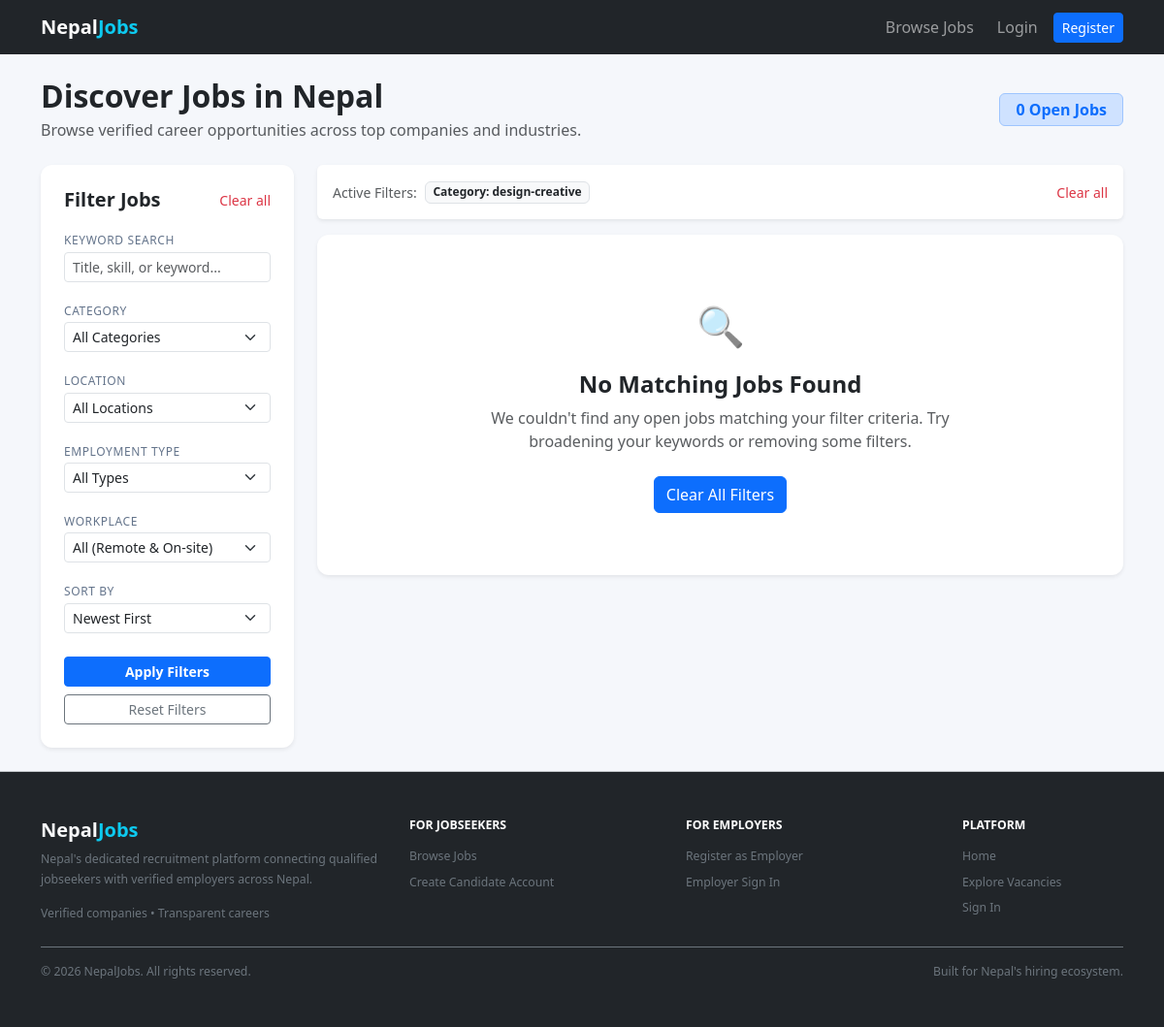
/jobs/?category=design-creative, run on an earlier commit of the app's database.
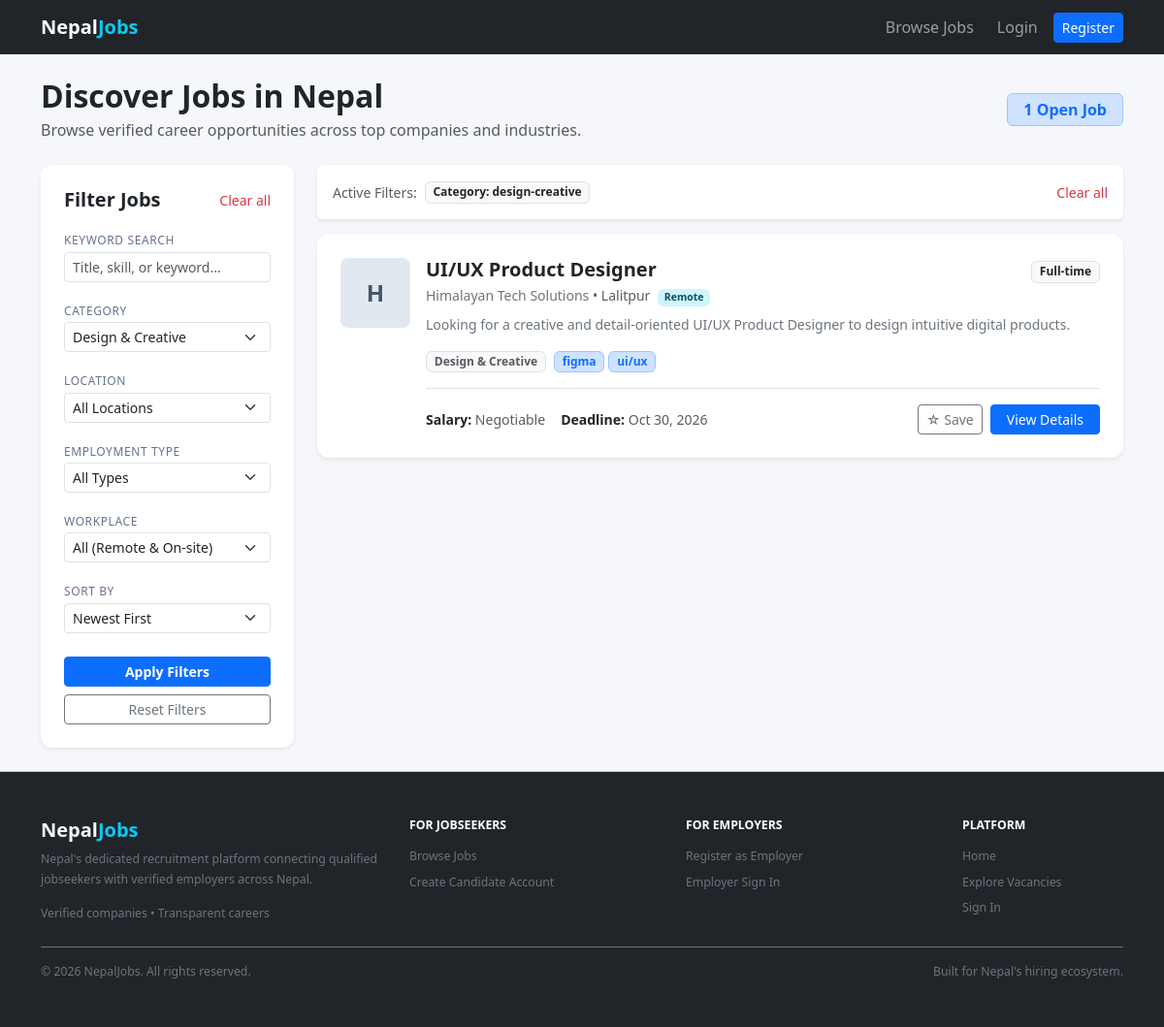
And on a later commit of the database.
### jobs/models.py (models this page shows, shortened)
class Category(models.Model):
    name = models.CharField(max_length=100, unique=True)
    slug = models.SlugField(max_length=120, unique=True)
    description = models.TextField(blank=True)
    is_active = models.BooleanField(default=True)
    class Meta:
        ordering = ["name"]
        verbose_name_plural = "Categories"

class Job(models.Model):
    class EmploymentType(models.TextChoices):
        FULL_TIME = "full_time", "Full-time"
        PART_TIME = "part_time", "Part-time"
        CONTRACT = "contract", "Contract"
        INTERNSHIP = "internship", "Internship"
        FREELANCE = "freelance", "Freelance"
    class Status(models.TextChoices):
        DRAFT = "draft", "Draft"
        PUBLISHED = "published", "Published"
        CLOSED = "closed", "Closed"
    employer = models.ForeignKey(
        "accounts.EmployerProfile",
        on_delete=models.CASCADE,
        related_name="jobs",
    )
    title = models.CharField(max_length=200)
    description = models.TextField()
    responsibilities = models.TextField(blank=True)
    category = models.ForeignKey(
        "jobs.Category",
        on_delete=models.PROTECT,
        related_name="jobs",
    )
    location = models.ForeignKey(
        "jobs.Location",
        on_delete=models.PROTECT,
        related_name="jobs",
    )
    is_remote = models.BooleanField(
        default=False,
        help_text="Check if remote work is permitted for this position.",
    )
    employment_type = models.CharField(
        max_length=20,
        choices=EmploymentType.choices,
        default=EmploymentType.FULL_TIME,
    )
    salary_min = models.PositiveIntegerField(null=True, blank=True)
    salary_max = models.PositiveIntegerField(null=True, blank=True)
    is_salary_negotiable = models.BooleanField(default=False)
    experience_years_min = models.PositiveIntegerField(default=0)
    education_level = models.CharField(
        max_length=20,
        choices=Education.Level.choices,
        blank=True,
    )
    required_skills = models.ManyToManyField(
        "accounts.Skill",
        blank=True,
        related_name="jobs",
    )
    vacancies = models.PositiveIntegerField(
        default=1,
        validators=[MinValueValidator(1)],
    )
    application_deadline = models.DateField()
    status = models.CharField(
        max_length=20,
        choices=Status.choices,
        default=Status.DRAFT,
    )
    created_at = models.DateTimeField(auto_now_add=True)
    updated_at = models.DateTimeField(auto_now=True)
    published_at = models.DateTimeField(null=True, blank=True)
    objects = JobQuerySet.as_manager()
    class Meta:
        ordering = ["-created_at"]
        indexes = [
            models.Index(fields=["status", "application_deadline"]),
            models.Index(fields=["-created_at"]),
            models.Index(fields=["employment_type"]),
        ]
    @property
    def salary_display(self):
        if self.salary_min and self.salary_max:
            val = f"Rs. {self.salary_min:,} – Rs. {self.salary_max:,}"
        elif self.salary_min:
            val = f"Rs. {self.salary_min:,}+"
        elif self.salary_max:
            val = f"Up to Rs. {self.salary_max:,}"
        elif self.is_salary_negotiable:
            return "Negotiable"
        else:
            return "Not specified"
        if self.is_salary_negotiable:
            val += " (Negotiable)"
        return val

class Location(models.Model):
    name = models.CharField(max_length=100, unique=True)
    slug = models.SlugField(max_length=120, unique=True)
    is_remote = models.BooleanField(
        default=False,
        help_text="Designates whether this location itself represents remote work.",
    )
    class Meta:
        ordering = ["name"]

### accounts/models.py (models this page shows, shortened)
class EmployerProfile(models.Model):
    class VerificationStatus(models.TextChoices):
        PENDING = "pending", "Pending"
        APPROVED = "approved", "Approved"
        REJECTED = "rejected", "Rejected"
    user = models.OneToOneField(User, on_delete=models.CASCADE, related_name="employer_profile")
    company_name = models.CharField(max_length=200)
    phone = models.CharField(max_length=20, blank=True)
    address = models.CharField(max_length=255, blank=True)
    logo = models.ImageField(
        upload_to=logo_upload_path,
        blank=True,
        validators=[
            FileExtensionValidator(["jpg", "jpeg", "png", "webp"]),
            validate_logo_size,
        ],
        help_text="Optional. JPG, PNG or WebP, up to 2 MB.",
    )
    industry = models.CharField(max_length=100, blank=True)
    website = models.URLField(blank=True)
    description = models.TextField(blank=True)
    verification_document = models.FileField(
        upload_to=verification_doc_upload_path,
        storage=private_verification_storage,
        blank=True,
        validators=[
            FileExtensionValidator(["pdf", "jpg", "jpeg", "png"]),
            validate_verification_doc_size,
        ],
        help_text="PDF or image, up to 10 MB. Kept private.",
    )
    rejection_reason = models.TextField(blank=True)
    reviewed_at = models.DateTimeField(null=True, blank=True)
    verification_status = models.CharField(
        max_length=10, choices=VerificationStatus.choices, default=VerificationStatus.PENDING
    )

class Skill(models.Model):
    name = models.CharField(max_length=50, unique=True)
    class Meta:
        ordering = ["name"]

### jobs/views.py (the view, shortened to what this page needs)
# urls.py: path("jobs/", views.JobListView.as_view(), name="job_list"),
class JobListView(ListView):
    model = Job
    template_name = "jobs/job_list.html"
    context_object_name = "jobs"
    paginate_by = PAGE_SIZE
    def paginate_queryset(self, queryset, page_size):
        paginator = self.get_paginator(queryset, page_size)
        page_number = self.request.GET.get("page")
        page_obj = paginator.get_page(page_number)
        return (paginator, page_obj, page_obj.object_list, page_obj.has_other_pages())
    def get_queryset(self):
        queryset = (
            Job.objects.open_jobs()
            .select_related("employer", "category", "location")
            .prefetch_related("required_skills")
        )
        self.q = self.request.GET.get("q", "").strip()
        self.category_slug = self.request.GET.get("category", "").strip()
        if self.category_slug:
            queryset = queryset.filter(category__slug=self.category_slug)
        self.location_slug = self.request.GET.get("location", "").strip()
        if self.location_slug:
            queryset = queryset.filter(location__slug=self.location_slug)
        self.employment_type = self.request.GET.get("employment_type", "").strip()
        if self.employment_type:
            queryset = queryset.filter(employment_type=self.employment_type)
        self.remote = self.request.GET.get("remote", "").strip().lower()
        if self.remote == "remote":
            queryset = queryset.filter(is_remote=True)
        elif self.remote == "onsite":
            queryset = queryset.filter(is_remote=False)
        self.sort = self.request.GET.get("sort", "newest").strip().lower()
        if self.sort == "deadline":
            queryset = queryset.order_by("application_deadline", "-created_at")
        else:
            self.sort = "newest"
            queryset = queryset.order_by("-created_at")
        return queryset
    def get_context_data(self, **kwargs):
        context = super().get_context_data(**kwargs)
        page_obj = context["page_obj"]
        request = self.request
        categories = Category.objects.filter(is_active=True)
        locations = Location.objects.all()
        employment_types = Job.EmploymentType.choices
        query_params = request.GET.copy()
        if "page" in query_params:
            del query_params["page"]
        query_string = query_params.urlencode()
        has_filters = bool(
            self.q
            or self.category_slug
            or self.location_slug
            or self.employment_type
            or (self.remote in ("remote", "onsite"))
            or (self.sort and self.sort != "newest")
        )
        saved_job_ids = set()
        context.update(
            {
                "categories": categories,
                "locations": locations,
                "employment_types": employment_types,
                "current_q": self.q,
                "current_category": self.category_slug,
                "current_location": self.location_slug,
                "current_employment_type": self.employment_type,
                "current_remote": self.remote,
                "current_sort": self.sort,
                "query_string": query_string,
                "has_filters": has_filters,
                "total_count": context["paginator"].count,
                "saved_job_ids": saved_job_ids,
            }
        )
        return context

### templates/jobs/job_list.html (shortened to what the changed rows need)
{% extends 'base.html' %}
{% block content %}
<div class="row mb-4 align-items-center">
  <div class="col-md-8">
    <h1 class="h2 fw-bold mb-1">Discover Jobs in Nepal</h1>
  </div>
  <div class="col-md-4 text-md-end mt-2 mt-md-0">
    <span class="badge bg-primary-subtle text-primary border border-primary-subtle px-3 py-2 fs-6">
      {{ total_count }} Open Job{{ total_count|pluralize }}
    </span>
  </div>
</div>
<div class="row g-4">
  <div class="col-lg-4 col-xl-3">
    <div class="card shadow-sm border-0 sticky-lg-top" style="top: 1rem; z-index: 10;">
      <div class="card-body p-4">
        <form method="get" action="{% url 'job_list' %}">
          <div class="mb-3">
            <label for="category-select" class="form-label info-label">Category</label>
            <select id="category-select" name="category" class="form-select form-select-sm">
              <option value="">All Categories</option>
              {% for category in categories %}
                <option value="{{ category.slug }}" {% if current_category == category.slug %}selected{% endif %}>
                  {{ category.name }}
                </option>
              {% endfor %}
            </select>
          </div>
        </form>
      </div>
    </div>
  </div>
  <div class="col-lg-8 col-xl-9">
    {% if has_filters %}
      <div class="d-flex flex-wrap align-items-center justify-content-between bg-white p-3 rounded shadow-sm mb-3">
        <div class="d-flex align-items-center flex-wrap gap-2">
          <span class="text-muted small">Active Filters:</span>
          {% if current_category %}
            <span class="badge bg-light text-dark border">Category: {{ current_category }}</span>
          {% endif %}
        </div>
      </div>
    {% endif %}
    {% if jobs %}
      <div class="d-flex flex-column gap-3">
        {% for job in jobs %}
          <div class="card shadow-sm border-0 job-card">
            <div class="card-body p-4">
              <div class="d-flex flex-column flex-sm-row align-items-start gap-3">
                <div class="flex-shrink-0">
                  {% if job.employer.logo %}
                    <img src="{{ job.employer.logo.url }}" alt="{{ job.employer.company_name }} Logo" class="company-logo-lg">
                  {% else %}
                    <div class="company-logo-placeholder">{{ job.employer.company_name|slice:":1"|upper }}</div>
                  {% endif %}
                </div>
                <div class="flex-grow-1">
                  <div class="d-flex flex-column flex-md-row justify-content-between align-items-md-start gap-2 mb-2">
                    <div>
                      <h2 class="h5 fw-bold mb-1">
                        <a href="{% url 'job_detail' job.pk %}" class="text-decoration-none text-dark hover-primary">
                          {{ job.title }}
                        </a>
                      </h2>
                      <div class="text-muted small">
                        <a href="{% url 'company_detail' job.employer.pk %}" class="text-decoration-none text-secondary fw-medium">
                          {{ job.employer.company_name }}
                        </a>
                        &bull; {{ job.location.name }}
                        {% if job.is_remote %}
                          <span class="badge bg-info-subtle text-info-emphasis ms-1">Remote</span>
                        {% endif %}
                      </div>
                    </div>
                    <div class="text-md-end">
                      <span class="badge bg-light text-dark border">{{ job.get_employment_type_display }}</span>
                    </div>
                  </div>
                  <p class="text-secondary small mb-3" style="line-height: 1.6;">
                    {{ job.description|truncatewords:25 }}
                  </p>
                  <div class="d-flex flex-wrap align-items-center gap-1 mb-3">
                    <span class="badge bg-light text-muted border me-1">{{ job.category.name }}</span>
                    {% for skill in job.required_skills.all|slice:":4" %}
                      <span class="badge bg-primary-subtle text-primary border border-primary-subtle">{{ skill.name }}</span>
                    {% endfor %}
                  </div>
                  <div class="d-flex flex-column flex-sm-row justify-content-between align-items-sm-center pt-3 border-top gap-2">
                    <div class="d-flex flex-wrap align-items-center gap-3 small text-muted">
                      <div>
                        <strong class="text-dark">Salary:</strong> {{ job.salary_display }}
                      </div>
                      <div>
                        <strong class="text-dark">Deadline:</strong> {{ job.application_deadline|date:"M d, Y" }}
                      </div>
                    </div>
                    <div class="d-flex align-items-center gap-2">
                      {% if user.is_authenticated and user.is_jobseeker %}
                        <form method="post" action="{% url 'toggle_save_job' job.pk %}" class="d-inline m-0">
                          {% csrf_token %}
                          <input type="hidden" name="next" value="{{ request.get_full_path }}">
                          {% if job.pk in saved_job_ids %}
                            <button type="submit" class="btn btn-sm btn-outline-danger" title="Remove from saved jobs" aria-label="Remove {{ job.title }} from saved jobs">
                              &#9733; Saved
                            </button>
                          {% else %}
                            <button type="submit" class="btn btn-sm btn-outline-secondary" title="Save this job" aria-label="Save {{ job.title }}">
                              &#9734; Save
                            </button>
                          {% endif %}
                        </form>
                      {% elif not user.is_authenticated %}
                        <a href="{% url 'login' %}?next={{ request.get_full_path }}" class="btn btn-sm btn-outline-secondary" title="Log in to save this job" aria-label="Log in to save {{ job.title }}">
                          &#9734; Save
                        </a>
                      {% endif %}
                      <a href="{% url 'job_detail' job.pk %}" class="btn btn-primary btn-sm px-3">View Details</a>
                    </div>
                  </div>
                </div>
              </div>
            </div>
          </div>
        {% endfor %}
      </div>
    {% else %}
      <div class="card shadow-sm border-0 text-center py-5">
        <div class="card-body">
          <div class="text-muted mb-3 fs-1">&#128269;</div>
          {% if has_filters %}
            <h4 class="fw-bold mb-2">No Matching Jobs Found</h4>
            <p class="text-muted mx-auto mb-4" style="max-width: 480px;">
              We couldn't find any open jobs matching your filter criteria. Try broadening your keywords or removing some filters.
            </p>
            <a href="{% url 'job_list' %}" class="btn btn-primary">Clear All Filters</a>
          {% else %}
            <h4 class="fw-bold mb-2">No Jobs Currently Available</h4>
            <p class="text-muted mx-auto mb-4" style="max-width: 480px;">
              There are currently no active job vacancies open on NepalJobs. Please check back soon as new openings are posted regularly!
            </p>
          {% endif %}
        </div>
      </div>
    {% endif %}
  </div>
</div>
{% endblock %}

What changed in the data, as far as the page shows it:
added Category: slug "design-creative"
added Job: employer.company_name "H", title "UI/UX Product Designer", employer.company_name "Himalayan Tech Solutions", location.name "Lalitpur", is_remote "Remote", employment_type "Full-time", description "Looking for a creative and detail-oriented UI/UX Product Designer to design intuitive digital products.", category.name "Design & Creative", salary_display "Negotiable", application_deadline "Oct 30, 2026"
added Skill: name "figma"
added Skill: name "ui/ux"
Also different on the page:
{{ total_count }}: "0" → "1"
form field category: "All Categories" → "Design & Creative"
{{ current_category }}: "design-creative" → (not shown)
text no longer shown: "🔍 No Matching Jobs Found We couldn't find any open jobs matching your filter criteria. Try broadening your keywords or removing some filters. Clear All Filters"
